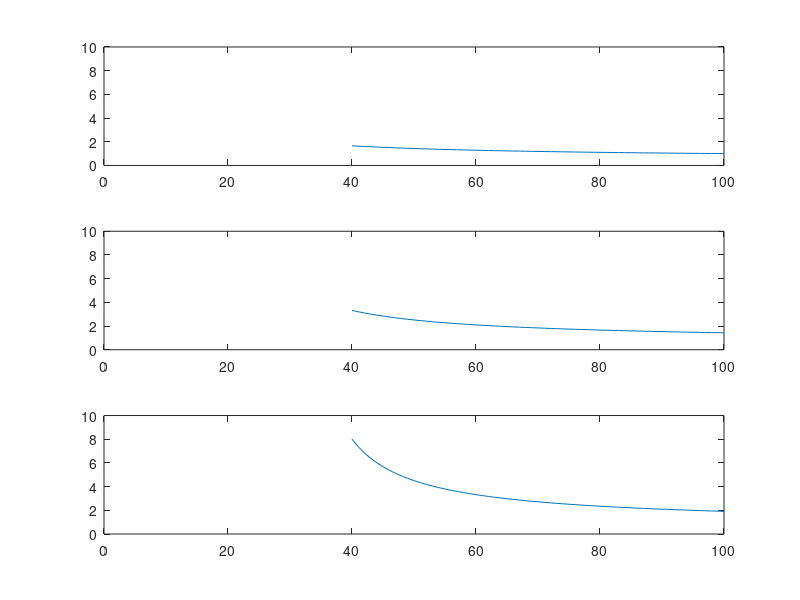

Recreate this plot in MATLAB.
% Each word will be represented by n features if there are n classes in classification.
% Given word w and class C,
% if x=0:         y(w, C) = 0
% else if x=t:    y(w, C) = 2.5*x
% else:           y(w, C) = 1./log10(t/x);
% t is the total occurrences of the word w in all classes,
% x is the occuurence count of w for class C,
% y is the feature value calculated for the word w for a particular class C.
% The review/ observation will thus have n features as well, summing up the values of y for all the words in the review,
% corresponding to a given class.

t = 40:100;

y = 1./log10(t/10);
subplot(311), plot(t,y), axis([0 100 0 10]);

y = 1./log10(t/20);
subplot(312), plot(t,y), axis([0 100 0 10]); 

y = 1./log10(t/30);
subplot(313), plot(t,y), axis([0 100 0 10]); 
